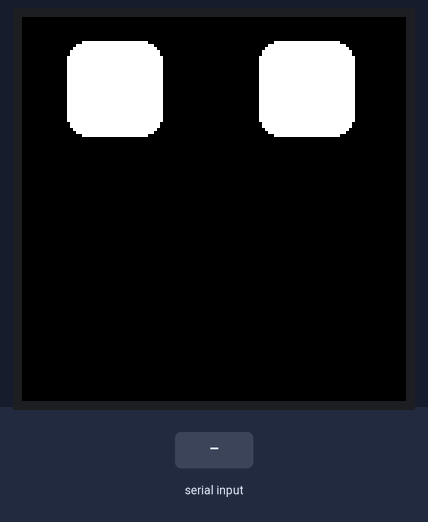
Recording of a program running on a simulated ESP32. Parts: 128×128 colour display. The test bench sets the inputs (shaded band). Random numbers use the default seed unless the program sets one; what the program prints to the serial monitor is not drawn.

Above: at 1.6 s.
1.7 s: "look right" received over Serial
At 4.4 s:
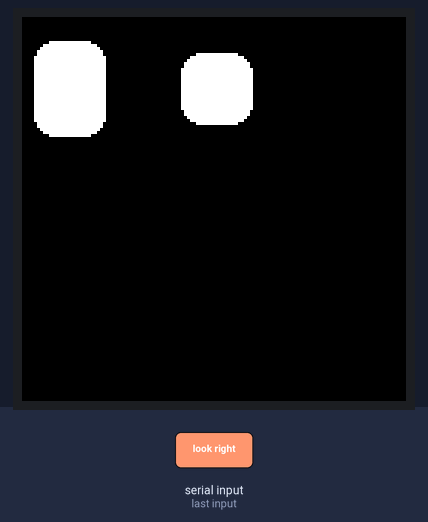
4.7 s: "mood happy" received over Serial
At 7.3 s:
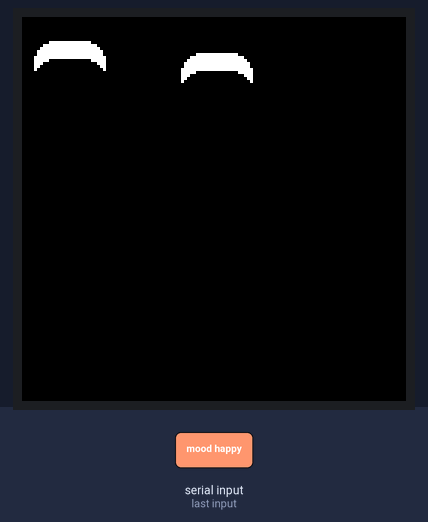
7.7 s: "look center" received over Serial
At 10.6 s:
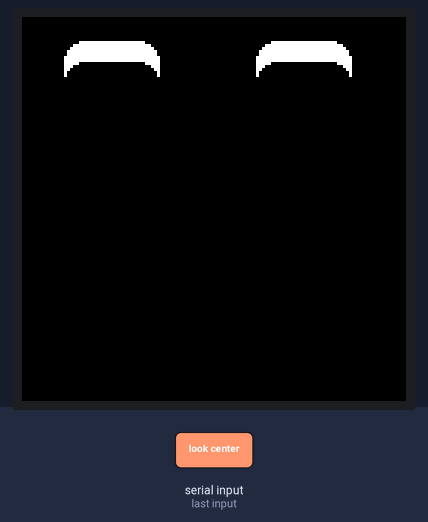
10.7 s: "mood angry" received over Serial
At 13.6 s:
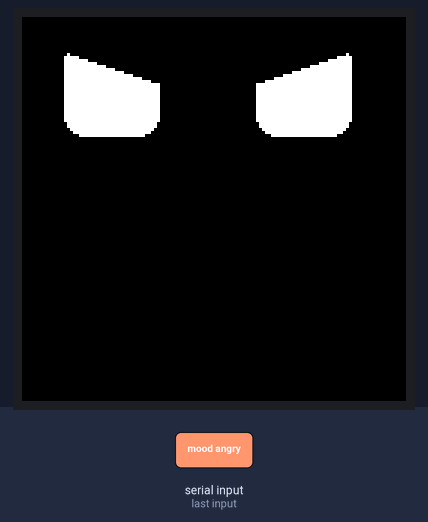
13.7 s: "look left" received over Serial
At 16.5 s:
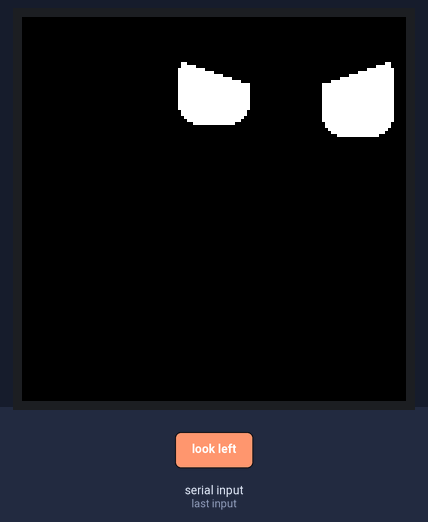
16.7 s: "mood annoyed" received over Serial
At 19.1 s:
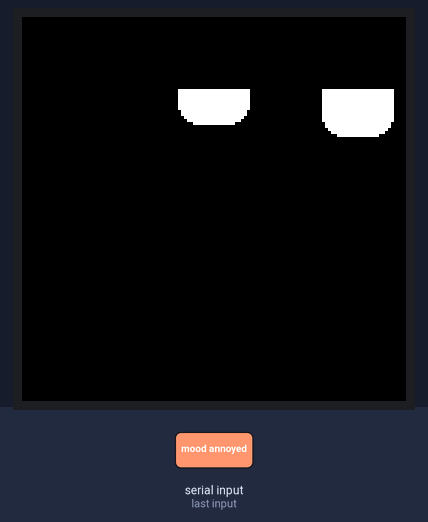
Timing chart, 0 to 20.6 s (numbered marks = the images above; inputs shaded):
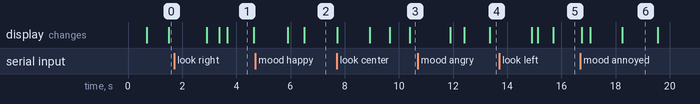

Measured:
- what the display in image 1 shows lasts 0.9 s, from 3.7 s to 4.6 s

The program:

main.cpp
```cpp
#include <Adafruit_GFX.h>
#include <Adafruit_SSD1327.h>

// Adafruit_SSD1327 display(SCREEN_WIDTH, SCREEN_HEIGHT, MOSI, CLK, DC, RESET, CS);
Adafruit_SSD1327 display(128, 128, 23, 18, 25, -1, 26);

#include "eyes.h"

int centerX = 16;
int mood = 1;
static int twitch, waiting, step;

// eyes struct
struct Eye
{
  int x, y, w, h, pos, offsetX, offsetY;
  uint16_t Color;
};

// define the eyes
Eye eyes[] = {
    {0, 8, 32, 32, 0, 0, 0, 0xFFFF},
    {0, 8, 32, 32, 0, 64, 0, 0xFFFF}};

// adjusts the size of the eyes when looking to the side
void adjustEyeSize()
{
  if (centerX < 6)
  {
    eyes[0].pos = 2;
    eyes[1].pos = 1;
  }
  else if (centerX < 26)
  {
    eyes[0].pos = 0;
    eyes[1].pos = 0;
  }
  else
  {
    eyes[0].pos = 1;
    eyes[1].pos = 2;
  }
}

// draws the eyes
void drawEyes()
{
  display.clearDisplay();
  display.drawBitmap(eyes[0].x, eyes[0].y, moods[mood][eyes[0].pos][0], eyes[0].w, eyes[0].h, eyes[0].Color);
  display.drawBitmap(eyes[1].x, eyes[1].y, moods[mood][eyes[1].pos][1], eyes[1].w, eyes[1].h, eyes[1].Color);
  display.display();
}

// make eyes blink
void blink()
{
  int oldMood = mood;
  mood = 0;
  drawEyes();

  delay(100);
  mood = oldMood;

  drawEyes();
}

// lets the eyes look around
void generateTwitch()
{
  if (random(0, 10) < 5)
    twitch--;
  else
    twitch++;

  if (twitch < -4)
    twitch = -3;
  else if (twitch > 4)
    twitch = 3;
}

// set new center for eyes
void newCenterX(int newX)
{
  centerX = newX;
  eyes[0].x = twitch + (newX > 16 ? (16 + 2 * (newX - 16)) : newX);
  eyes[1].x = 64 + twitch + (newX < 16 ? (-16 + (newX * 2)) : newX);

  adjustEyeSize();
}

// evaluate commands from the console
unsigned char readConsole(void)
{
  unsigned char ret = 0;

  if (Serial.available())
  {
    String incomingString = Serial.readString();
    incomingString.trim();

    if (incomingString.equals("look right"))
    {
      newCenterX(1);
      drawEyes();
      Serial.println("right success");
    }
    else if (incomingString.equals("look left"))
    {
      newCenterX(32);
      drawEyes();
      Serial.println("left success");
    }
    else if (incomingString.equals("look center"))
    {
      newCenterX(16);
      drawEyes();
      Serial.println("center success");
    }
    else if (incomingString.equals("mood neutral"))
    {
      mood = 1;
      drawEyes();
      Serial.println("mood neutral success");
    }
    else if (incomingString.equals("mood happy"))
    {
      mood = 2;
      drawEyes();
      Serial.println("mood happy success");
    }
    else if (incomingString.equals("mood angry"))
    {
      mood = 3;
      drawEyes();
      Serial.println("mood angry success");
    }
    else if (incomingString.equals("mood annoyed"))
    {
      mood = 4;
      drawEyes();
      Serial.println("mood annoyed success");
    }
    else if (incomingString.equals("mood scared"))
    {
      mood = 5;
      drawEyes();
      Serial.println("mood scared success");
    }
    else if (incomingString.equals("mood sleep"))
    {
      mood = 0;
      drawEyes();
      Serial.println("mood sleep success");
    }
    else
    {
      Serial.printf("unknown command %s\r\n", incomingString);
    }
  }

  return (ret);
}

void setup()
{
  Serial.begin(115200);
  Serial.println("Booting");

  if (!display.begin(0x3C))
  {
    Serial.println("Unable to initialize OLED");
    while (1)
      yield();
  }

  // Clear the display
  display.clearDisplay();
  display.display();
}

void loop()
{
  if (waiting > 0)
  {
    waiting--;
    delay(1);
  }
  else
  {
    newCenterX(centerX);

    switch (step)
    {
    case 0:
      drawEyes();
      waiting = random(250, 1000);
      step = (random(0, 7) == 6) ? 1 : 2;
      break;
    case 1:
      blink();
      waiting = 0;
      step = 0;
      break;
    case 2:
      generateTwitch();
      waiting = 0;
      step = 0;
      break;
    }
  }

  readConsole();
}
```

Source omitted: eyes.h (23379 bytes)
